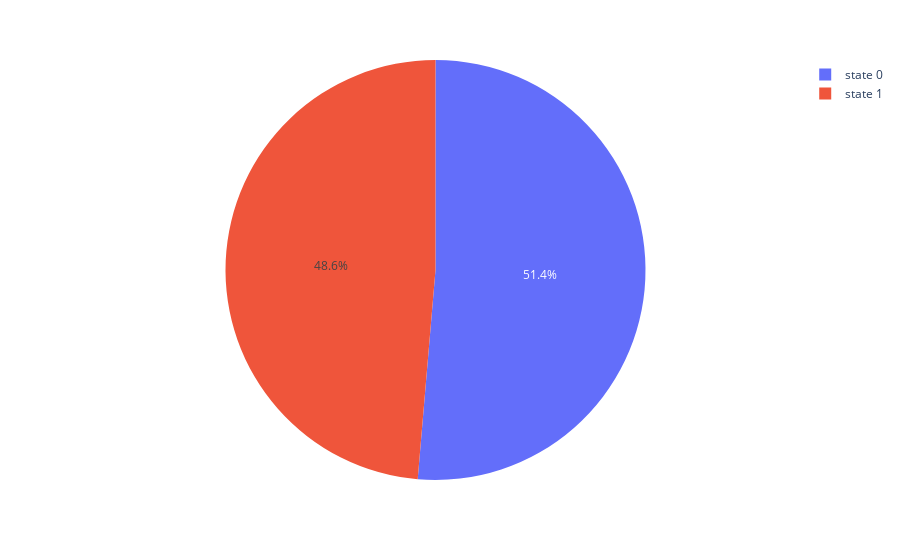

Notebook code cell kept with this figure:
### Markdown cell above
# Exploratory Data Analysis

### Code cell
#target distribution
target=train_data.target.value_counts(normalize=True)[::-1]
names=[f'state {i}' for i in target.index]
fig=px.pie(values=target,names=names)
fig.show()

### Figure 1 — Plotly figure (JSON) as saved in the notebook; plotly's stock layout.template omitted (floating-point values rounded to 4 significant figures)
{"data": [{"domain": {"x": [0, 1], "y": [0, 1]}, "hovertemplate": "label=%{label}<br>value=%{value}<extra></extra>", "labels": ["state 1", "state 0"], "legendgroup": "", "name": "", "showlegend": true, "values": [0.4865, 0.5135], "type": "pie"}], "layout": {"legend": {"tracegroupgap": 0}, "margin": {"t": 60}, "autosize": true}}
